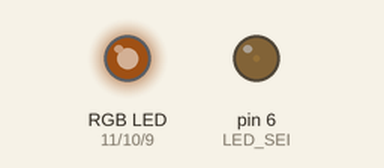
Simulated run of this sketch. Board: Arduino Uno, built with avr-gcc and run on an emulated ATmega328P. On the bench: an RGB LED mixed from three pins (HIGH = lit), output pins drawn as LEDs (lit = HIGH). Dim RGB values are drawn brighter than linear.

Above: at 0.05 s.
At 0.35 s:
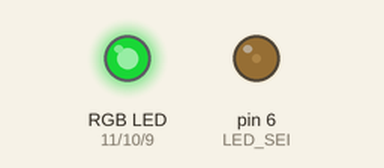
At 0.65 s:
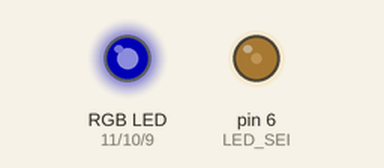
At 1.3 s:
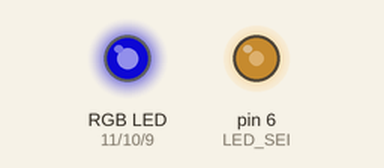
At 1.9 s:
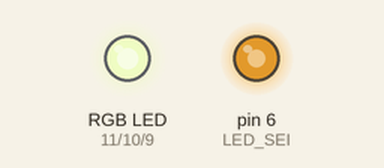
At 2.55 s:
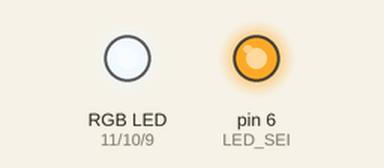
Timing chart, 0 to 5.9 s (numbered marks = the images above):
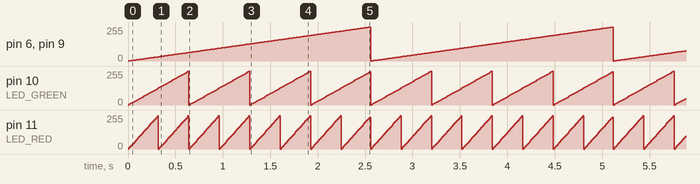

Measured:
- by itself, pin 6 (LED_SEI), pin 9 (LED_BLUE): ramps from 0/255 to 254/255 and jumps back, once every 2.6 s
- by itself, pin 10 (LED_GREEN): ramps from 0/255 to 252/255 and jumps back, once every 0.64 s
- by itself, pin 11 (LED_RED): ramps from 0/255 to 248/255 and jumps back, once every 0.32 s

The sketch:

RGB_LED.ino
```cpp
/*

 15 maggio 2022 - Pescia - Antonino

 Illuminazione di un led RGB

 uso di tre porte analogiche 9 10 11 e del GND
 */

#define LED_RED 11
#define LED_GREEN 10
#define LED_BLUE 9
#define LED_SEI 6

int wait = 500;

void setup()
{

  Serial.begin(9600);
  pinMode(LED_RED, OUTPUT);
  pinMode(LED_GREEN, OUTPUT);
  pinMode(LED_BLUE, OUTPUT);
  pinMode(LED_SEI, OUTPUT);
  analogWrite(LED_RED, 0);
  analogWrite(LED_GREEN, 0);
  analogWrite(LED_BLUE, 0);
}


void loop()
{

for(int i = 0; i < 255; i++)
{
  analogWrite(LED_RED, 8 * i % 256);
  analogWrite(LED_GREEN, 4 * i % 256);
  analogWrite(LED_BLUE, i );
  analogWrite(LED_SEI, i );

  delay(10);

}

  /*
   Serial.println("Accendo il led rosso");
   analogWrite(LED_RED, 255);
   delay(wait);
   Serial.println("Accendo il led verde");
   analogWrite(LED_RED, 0);
   analogWrite(LED_GREEN, 255);
   delay(wait);
   Serial.println("Accendo il led blu");
   analogWrite(LED_GREEN, 0);
   analogWrite(LED_BLUE, 255);
   delay(wait);
   analogWrite(LED_BLUE, 0);
   */
}
```
